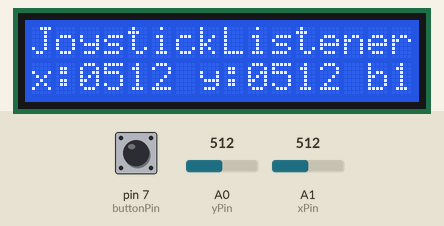
Recording of a sketch running on a simulated Arduino Uno, built with avr-gcc and run on an emulated ATmega328P. Parts: 16×2 character LCD. The inputs (shaded band) are chosen by the test bench; at power-on: A0 (yPin) = 512, A1 (xPin) = 512, pin 7 (buttonPin) HIGH.

Above: at 1.2 s.
1.3 s: A0 (yPin) set to 716
At 2.5 s:
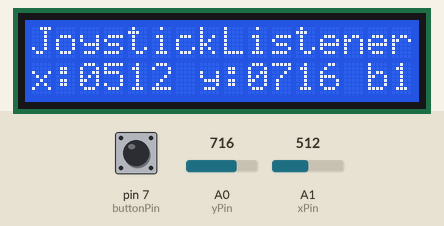
2.8 s: A1 (xPin) set to 716
At 3.1 s:
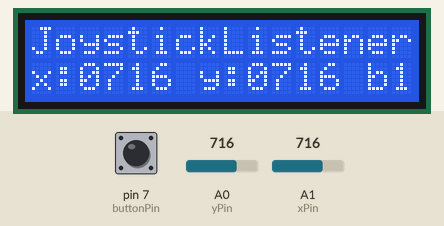
4.3 s: pin 7 (buttonPin) pulled LOW for 0.15 s
At 4.41 s:
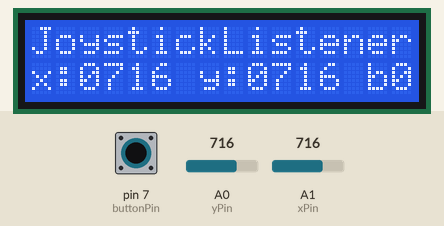
6.0 s: A0 (yPin) set to 900
At 7.1 s:
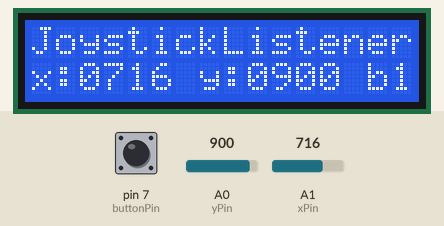
7.5 s: pin 7 (buttonPin) pulled LOW for 1 s
At 8.3 s:
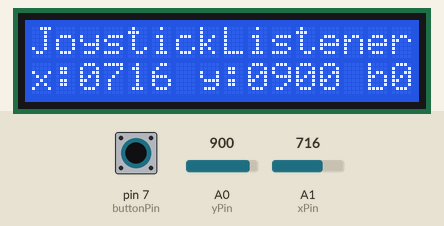
10.0 s: A1 (xPin) set to 900
At 11.4 s:
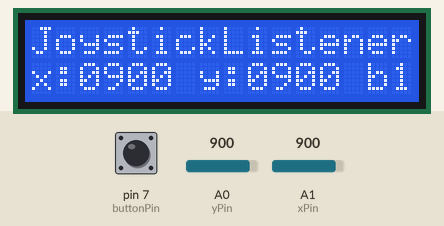
Timing chart, 0 to 12.6 s (numbered marks = the images above; inputs shaded):
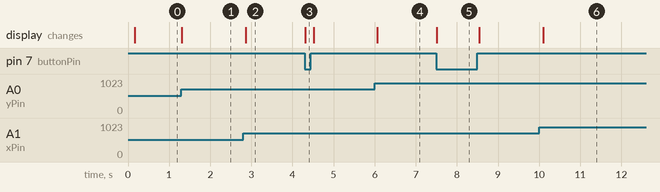

Measured:
- after the input at 1.3 s, the display: changes at once (image 1)
- after the input at 2.8 s, the display: changes after 0.06 s (image 2)
- after the input at 4.3 s, the display: changes at once (image 3)
- after the input at 6.0 s, the display: changes after 0.07 s (image 4)
- after the input at 7.5 s, the display: changes at once (image 5)
- after the input at 10.0 s, the display: changes after 0.10 s (image 6)

The sketch:

Project1.ino
```cpp
/***************************************************************************
 * Filename: Project1.ino
 * Author  : Jesmigel A. Cantos
 * Purpose : To make the 16x2 lCD liston to data coming from a joystick
 * Sample  : Custom clock
 * Style   : Modular coding
**************************************************************************/

/******(Declaration of LCD Objects)********/
// include the LCD library:
#include <LiquidCrystal.h>

/*********************************
 * initialize the lcd object with
 * the numbers of the interface pins
 * Pin assignment
 * AB     LCD     Description
 * 08     04      Register Select
 * 09     06      Enable Signal
 * 10     11      Digital I/O pin
 * 11     12      Digital I/O pin
 * 12     13      Digital I/O pin
 * 13     14      Digital I/O pin
**********************************/

// Note: array elements are the arduino board pins
LiquidCrystal lcd(8,9,10,11,12,13);

/******( Declaration of Joystick Objects )********/
int xPin = A1;
int yPin = A0;
int buttonPin = 7;

int xPosition = 0;
int yPosition = 0;
int buttonState = 0;

/******( Declaration and Initialisation of Board Objects )********/

String str_Title = "JoystickListener";
String str_x;
String str_y;
String str_b;

/***************************************************************************
 * Function Name: updateCoordinates
 * Purpose : To obtain x and y coordinates interpreted from the joystick
 * Parameters: None
 * Return: None
**************************************************************************/

void updateCoordinates(){
  xPosition = analogRead(xPin);
  yPosition = analogRead(yPin);
  buttonState = digitalRead(buttonPin);
}

/***************************************************************************
 * Function Name: intToString
 * Purpose : To convert coordinate of integer datatype to a string datatype
 * Parameters: integer tmp_int
 * Return: string tmp_int // max of 4 characters - 0000 to 1024
**************************************************************************/

String intToString(int tmp_int){
  String tmp_string = "";
  for(int ctr = String(tmp_int).length();ctr<4;ctr++){
    tmp_string += "0";
  }
  tmp_string += String(tmp_int);
  return tmp_string;
}

/***************************************************************************
 * Function Name: updateLCDMessage
 * Purpose : Print characters to string, max length is 16
 * Parameters: None
 * Return: None
**************************************************************************/

void updateLCDMessage(){
  delay(100);

  updateCoordinates();

  str_x = "x:" + intToString(xPosition);
  str_y = "y:" + intToString(yPosition);
  str_b = "b" + String(buttonState);

}

void setup() {
  pinMode(xPin, INPUT);
  pinMode(yPin, INPUT);
  pinMode(buttonPin, INPUT_PULLUP);

  lcd.begin(16, 2); //LCD begins. dimension: 16x2(Coluns x Rows)
  lcd.setCursor(0, 0); // Positions the cursor in the first column (0) and the firt row (1) at LCD
  lcd.print(str_Title); //LCD write comand
}

void loop() {
  lcd.setCursor(0, 1); // Positions the cursor on the fourteenth column (07) and the second line (1) LCD

  updateLCDMessage();

  lcd.print(str_x + " " + str_y + " " + str_b); // Write the current value of the count variable in the LCD
}
```
